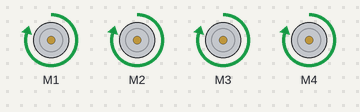
The sketch below on a simulated Arduino Uno, built with avr-gcc and run on an emulated ATmega328P. On the bench: 4 × DC motor (green arrow = forward, orange = backward, longer = faster). What the sketch prints to the serial monitor is not drawn.

Above: at 0.5 s.
At 1.5 s:
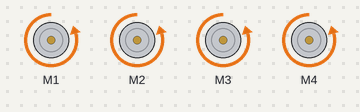
At 5.5 s:
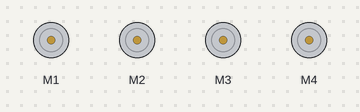
Timing chart, 0 to 6.9 s (numbered marks = the images above):
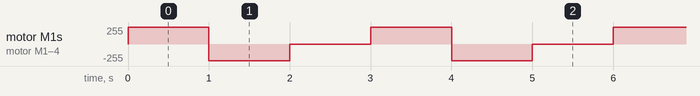

Measured:
- by itself, motor M1–4: repeats every 3.0 s: backward 250/255 1.0 s, stopped 1.0 s, forward 250/255 1.0 s

The sketch:

AdaFruitShield.ino
```cpp
#include <AFMotor.h>
AF_DCMotor motor1(1, MOTOR12_1KHZ);
AF_DCMotor motor2(2, MOTOR12_1KHZ);
AF_DCMotor motor3(3, MOTOR12_1KHZ);
AF_DCMotor motor4(4, MOTOR12_1KHZ);

void setup() {
  Serial.begin(9600);
  Serial.println("Motor test!");
  motor1.setSpeed(250);
  motor2.setSpeed(250);
  motor3.setSpeed(250);
  motor4.setSpeed(250);


}

void loop() {
  Serial.print("tick");

  motor1.run(FORWARD);
  motor2.run(FORWARD);
  motor3.run(FORWARD);
  motor4.run(FORWARD);
  delay(1000);

  Serial.print("tock");
  motor1.run(BACKWARD);
  motor2.run(BACKWARD);
  motor3.run(BACKWARD);
  motor4.run(BACKWARD);
  delay(1000);

  Serial.print("tack");
  motor1.run(RELEASE);
  motor2.run(RELEASE);
  motor3.run(RELEASE);
  motor4.run(RELEASE);
  delay(1000);

}
```
